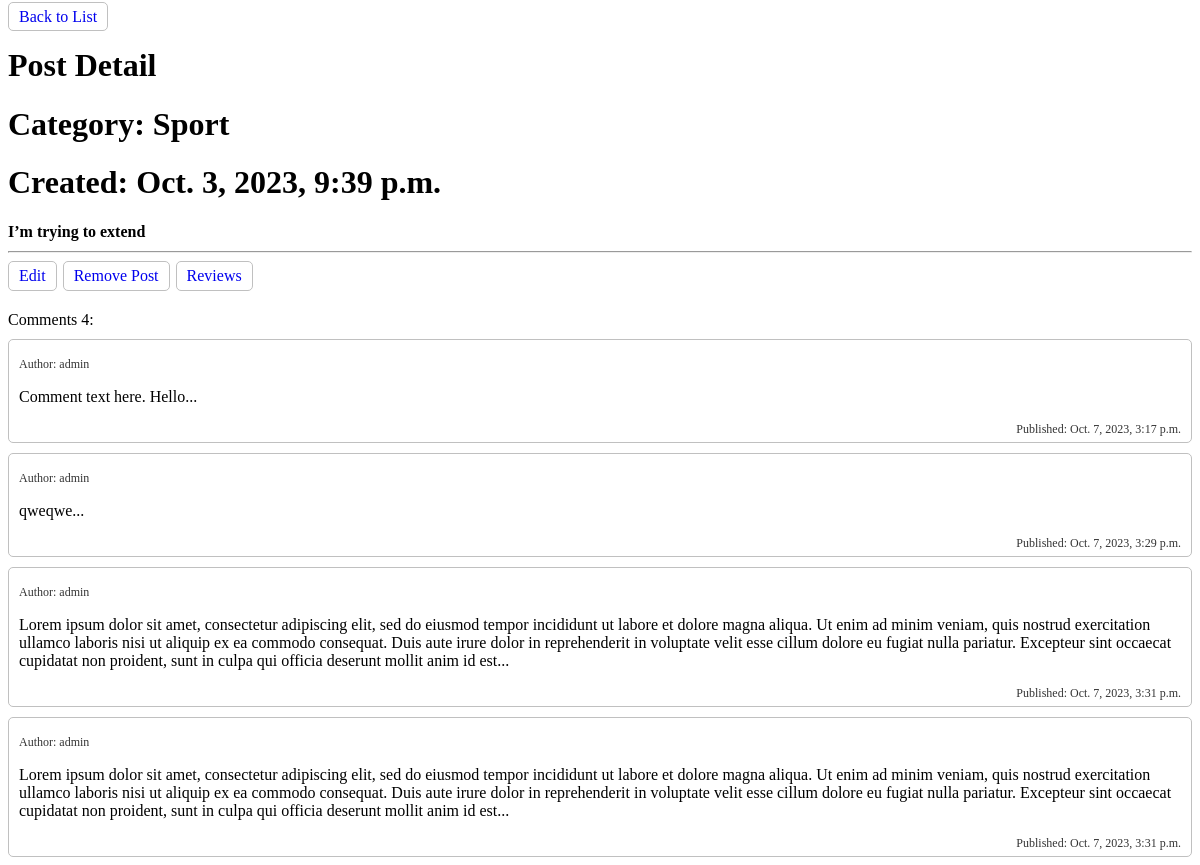
The app's page /post/detail/2 with its own data.
### blog/models.py (models this page shows, shortened)
class Post(models.Model):
    title = models.CharField(max_length=255, verbose_name='Title')
    text = models.TextField()
    isDraft = models.BooleanField(default=True)
    created = models.DateTimeField(auto_now_add=True)
    published_date = models.DateTimeField(auto_now_add=True)
    category = models.ForeignKey(PostCategory, on_delete=models.CASCADE, blank=True, null=True, verbose_name='Category')
    author = models.ForeignKey('auth.USER', on_delete=models.CASCADE, blank=True, null=True)

class PostCategory(models.Model):
    title = models.CharField(max_length=255, verbose_name='Title')
    text = models.TextField()
    created = models.DateTimeField(auto_now_add=True)
    published_date = models.DateTimeField(auto_now_add=True)

class Comment(models.Model):
    author = models.ForeignKey('auth.USER', on_delete=models.CASCADE)
    post_id = models.ForeignKey(Post, on_delete=models.CASCADE)
    text = models.TextField(verbose_name='Text')
    created = models.DateTimeField(auto_now_add=True)
    published_date = models.DateTimeField(auto_now_add=True, verbose_name='Published Date')

### blog/views.py (the view)
# urls.py: path('post/detail/<int:post_pk>', post_detail, name='post_detail'),
def post_detail(request, post_pk):
    post = Post.objects.get(pk=post_pk)
    comments = Comment.objects.filter(post_id=post_pk)
    comments_count = comments.count()
    context = {'post': post, 'comments': comments, 'comments_count': comments_count}
    return render(request, 'blog/post_detail.html', context)

### blog/templates/blog/post_detail.html (shortened to what this page needs)
<!DOCTYPE html>
<html lang="en">
<head>
</head>
<body>
<div>
    <a href="{% url 'post_list' %}" class="btn">
        Back to List
    </a>
    <h1>Post Detail</h1>
    <h1>Category: {{ post.category.title }}</h1>
    <h1>Created: {{ post.created }}</h1>
    <h1 class="text">{{ post.title }}</h1>
    <hr>
    <div class="controls">
        <a href="{% url 'post_edit' post_pk=post.pk%}" class="btn">
            Edit
        </a>
        <a href="{% url 'post_remove' post_pk=post.pk%}" class="btn">
            Remove Post
        </a>
        <a href="{% url 'post_feedback' post_pk=post.pk%}" class="btn">
            Reviews
        </a>
    </div>
    <div class="comments_wrapper">
        Comments {{comments_count}}:
        {% for comment in comments %}
        <div class="comment">
            <p class="author">Author: {{ comment.author }}</p>
            <p>{{ comment.text }}...</p>
            <div style="display: flex; justify-content: end">
                <span class="date">Published: {{ comment.published_date }}</span>
            </div>
        </div>
        {% endfor %}
    </div>
</div>
</body>
</html>

### blog/templates/blog/post_detail.html (style rules this page uses)
a { text-decoration: none; }
.text { font-size: 16px; }
.controls { display: flex; gap: 6px; }
.btn { padding: 5px 10px; border: 1px solid silver; border-radius: 5px; }
.comments_wrapper { margin-top: 20px; }
.comments_wrapper .comment { padding: 5px 10px; border: 1px solid silver; border-radius: 5px; margin-top: 10px; }
.comments_wrapper .comment .author { font-size: 12px; opacity: 0.8; }
.comments_wrapper .comment .date { font-size: 12px; opacity: 0.8; }

### records on screen
Post: category "Sport", created "Oct. 3, 2023, 9:39 p.m.", title "I’m trying to extend"
Comment: author "admin", text "Comment text here. Hello", published_date "Oct. 7, 2023, 3:17 p.m."
Comment: author "admin", text "qweqwe", published_date "Oct. 7, 2023, 3:29 p.m."
Comment: author "admin", text "Lorem ipsum dolor sit amet, consectetur adipiscing elit, sed do eiusmod tempor incididunt ut labore et dolore magna aliqua. Ut enim ad minim veniam, quis nostrud exercitation ullamco laboris nisi ut aliquip ex ea commodo consequat. Duis aute irure dolor in reprehenderit in voluptate velit esse cillum dolore eu fugiat nulla pariatur. Excepteur sint occaecat cupidatat non proident, sunt in culpa qui officia deserunt mollit anim id est", published_date "Oct. 7, 2023, 3:31 p.m."
Comment: author "admin", text "Lorem ipsum dolor sit amet, consectetur adipiscing elit, sed do eiusmod tempor incididunt ut labore et dolore magna aliqua. Ut enim ad minim veniam, quis nostrud exercitation ullamco laboris nisi ut aliquip ex ea commodo consequat. Duis aute irure dolor in reprehenderit in voluptate velit esse cillum dolore eu fugiat nulla pariatur. Excepteur sint occaecat cupidatat non proident, sunt in culpa qui officia deserunt mollit anim id est", published_date "Oct. 7, 2023, 3:31 p.m."

### other values on screen
{{ comments_count }} "4"
